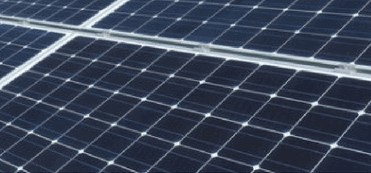
#> input picture vis_algorithms/Matches ORB/image1.jpg, 371 x 173 px
$ python example_matching.py
#> lines starting #> are read from the running program, lines starting #| are printed output that depends on the picture
import numpy as np
import cv2
import matplotlib.pyplot as plt
img1 = cv2.imread('image1.jpg',0)          # queryImage
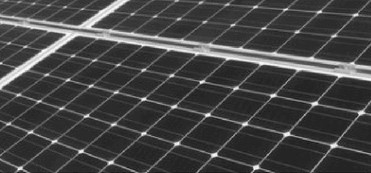
#> img1: shape (173, 371); min 15, max 255, mean 68.7
img2 = cv2.imread('image2.png',0) # trainImage
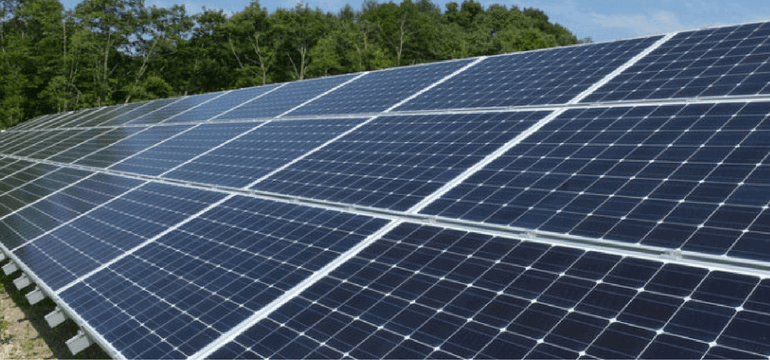
#> input picture vis_algorithms/Matches ORB/image2.png, 770 x 360 px
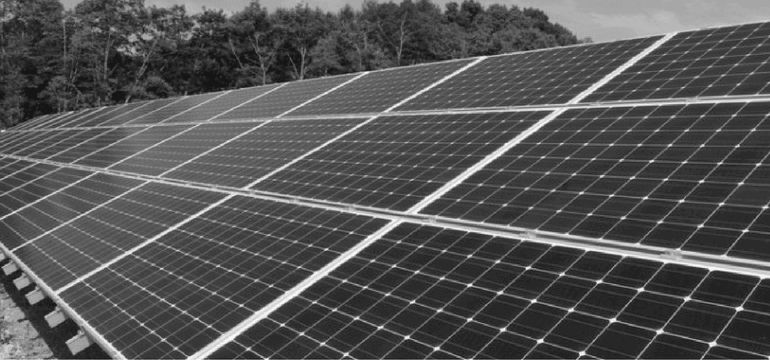
#> img2: shape (360, 770); min 21, max 247, mean 84
# Initiate ORB detector
orb = cv2.ORB_create()
# find the keypoints and descriptors with ORB
kp1, des1 = orb.detectAndCompute(img1,None)
#> kp1 = 355 keypoints; strongest (x, y, size): (288, 133, 31), (285, 135, 31), (315, 102, 31), (206, 115, 31)
kp2, des2 = orb.detectAndCompute(img2,None)
#> kp2 = 500 keypoints; strongest (x, y, size): (614, 319, 31), (737, 308, 31), (611, 321, 31), (737, 310, 31)

# create BFMatcher object
bf = cv2.BFMatcher(cv2.NORM_HAMMING, crossCheck=True)
# Match descriptors.
matches = bf.match(des1,des2)
#> matches = 123 matches
# Sort them in the order of their distance.
matches = sorted(matches, key = lambda x:x.distance)
# Draw first 10 matches.
img3 = cv2.drawMatches(img1,kp1,img2,kp2,matches[:100], 2)
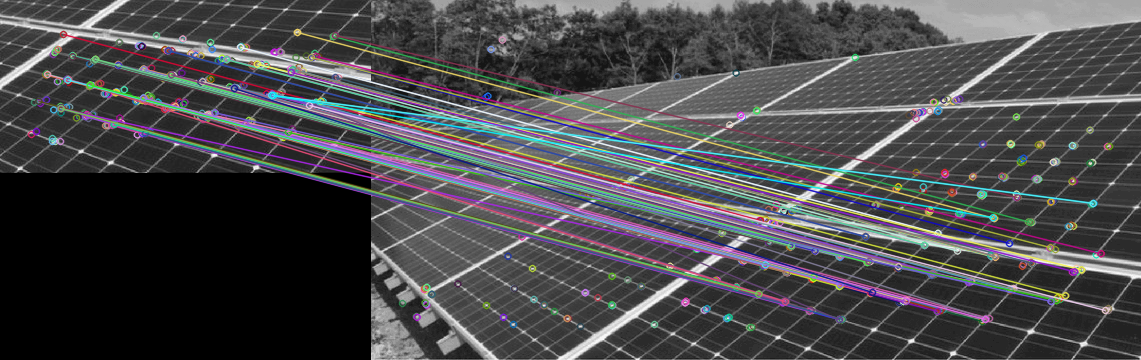
#> img3: shape (360, 1141, 3); mean of channels 0, 1, 2 75.6, 73.3, 73.4; drawn as B, G, R
cv2.imwrite('matches1.png',img3)
